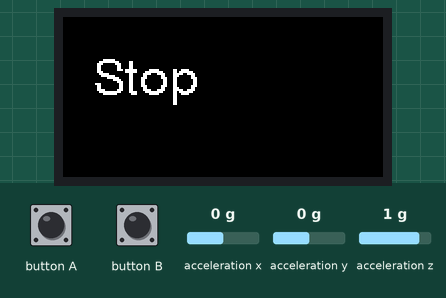
The program below on a simulated ESP32. Parts: 160×80 colour display. The inputs (shaded band) are chosen by the test bench; at power-on: acceleration x 0 g, acceleration y 0 g, acceleration z 1 g.

Above: at 1.3 s.
1.4 s: acceleration x set to -1.4 g
At 1.8 s:
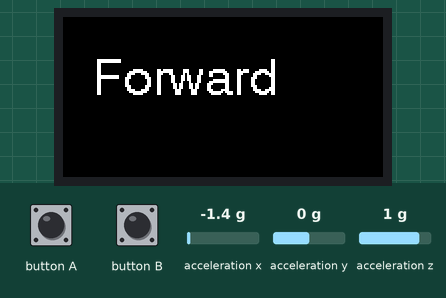
2.9 s: button A pressed for 0.15 s
At 3.05 s:
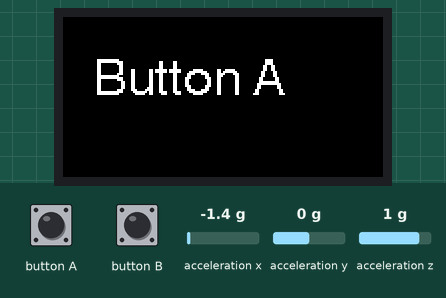
4.6 s: button B pressed for 0.15 s
At 4.76 s:
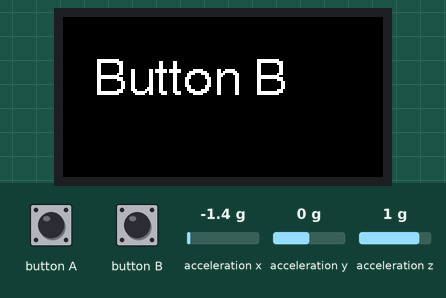
6.3 s: acceleration y set to -1.4 g
At 7.5 s:
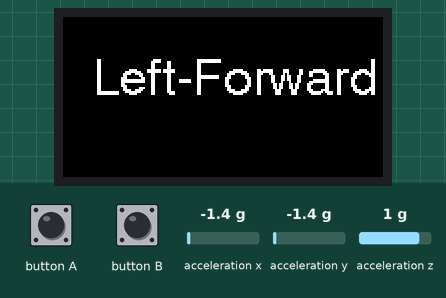
7.9 s: button A pressed for 1 s
At 8.6 s:
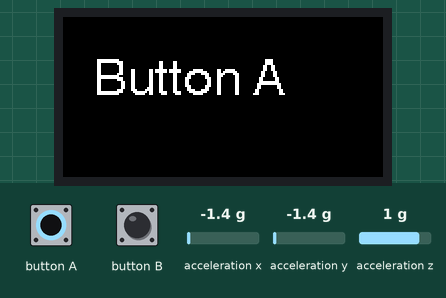
11.9 s: acceleration x set to 0 g
At 12.3 s:
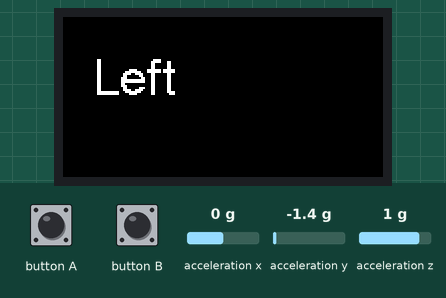
Timing chart, 0 to 14.4 s (numbered marks = the images above; inputs shaded):
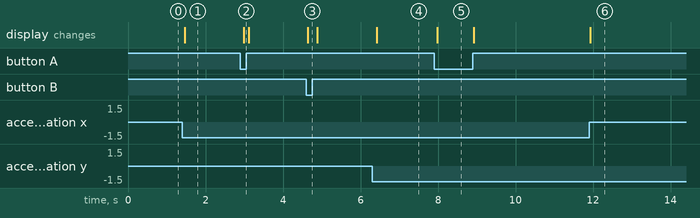

The program:

main.cpp
```cpp
#include <AsyncUDP.h>
#include <M5StickC.h>
#include <WiFi.h>


const char *ssid = "M5StickC-Controller";
const char *password = "controller";

int port = 8888;
AsyncUDP udp;

float acc[3];

float roll  = 0.0F;
float pitch = 0.0F;

const float pi = 3.14;


void drawDisplay(String message) {
    M5.Lcd.fillScreen(BLACK);
    M5.Lcd.setCursor(15, 20);
    M5.Lcd.print(message);
}


void readGyro() {
    M5.IMU.getAccelData(&acc[0], &acc[1], &acc[2]);
    roll  =  atan(acc[0] / sqrt((acc[1] *acc[1]) + (acc[2] * acc[2]))) * 180 / pi;
    pitch =  atan(acc[1] / sqrt((acc[0] *acc[0]) + (acc[2] * acc[2]))) * 180 / pi;
    if (-20 <= roll && roll <= 20 && -20 <= pitch && pitch <= 20) {
        drawDisplay("Stop");
        udp.broadcastTo("K", port);
    } else if (roll < -20 && -20 <= pitch && pitch <= 20) {
        drawDisplay("Forward");
        if (roll < -50) {
            udp.broadcastTo("A", port);
        } else {
            udp.broadcastTo("a", port);
        }
    } else if (20 < roll && -20 <= pitch && pitch <= 20) {
        drawDisplay("Back");
        if (50 < roll) {
            udp.broadcastTo("B", port);
        } else {
            udp.broadcastTo("b", port);
        }
    } else if (-20 <= roll && roll <= 20 && pitch < -20) {
        drawDisplay("Left");
        if (pitch < -50) {
            udp.broadcastTo("G", port);
        } else {
            udp.broadcastTo("g", port);
        }
    } else if (-20 <= roll && roll <= 20 && 20 < pitch) {
        drawDisplay("Right");
        if (50 < pitch) {
            udp.broadcastTo("H", port);
        } else {
            udp.broadcastTo("h", port);
        }
    } else if (roll < -20 && pitch < -20) {
        drawDisplay("Left-Forward");
        if (roll < -40 || pitch < -40) {
            udp.broadcastTo("C", port);
        } else {
            udp.broadcastTo("c", port);
        }
    } else if (roll < -20 && 20 < pitch) {
        drawDisplay("Right-Forward");
        if (roll < -40 || 40 < pitch) {
            udp.broadcastTo("D", port);
        } else {
            udp.broadcastTo("d", port);
        }
    } else if (20 < roll && pitch < -20) {
        drawDisplay("Left-Back");
        if (40 < roll || pitch < -40) {
            udp.broadcastTo("E", port);
        } else {
            udp.broadcastTo("e", port);
        }
    } else if (20 < roll && 20 < pitch) {
        drawDisplay("Right-Back");
        if (40 < roll || 40 < pitch) {
            udp.broadcastTo("F", port);
        } else {
            udp.broadcastTo("f", port);
        }
    }
}


void setup() {
    M5.begin();
    M5.Imu.Init();

    M5.Lcd.setRotation(1);
    M5.Lcd.setTextFont(4);
    M5.Lcd.setTextSize(1);

    drawDisplay("Stop");

    WiFi.mode(WIFI_AP);
    WiFi.softAP(ssid, password);
}


void loop() {
    M5.update();
    if (M5.BtnA.isReleased() && M5.BtnB.isReleased()) {
        readGyro();
    } else if (M5.BtnA.isPressed() && M5.BtnB.isReleased()) {
        drawDisplay("Button A");
        udp.broadcastTo("I", port);
    } else if (M5.BtnA.isReleased() && M5.BtnB.isPressed()) {
        drawDisplay("Button B");
        udp.broadcastTo("J", port);
    }
    delay(100);
}
```

Measured:
- after the input at 1.4 s, the display: changes after 0.06 s (image 1)
- after the input at 2.9 s, the display: changes after 0.09 s (image 2)
- after the input at 4.6 s, the display: changes at once (image 3)
- after the input at 6.3 s, the display: changes after 0.11 s (image 4)
- after the input at 7.9 s, the display: changes after 0.08 s (image 5)
- after the input at 11.9 s, the display: changes at once (image 6)
